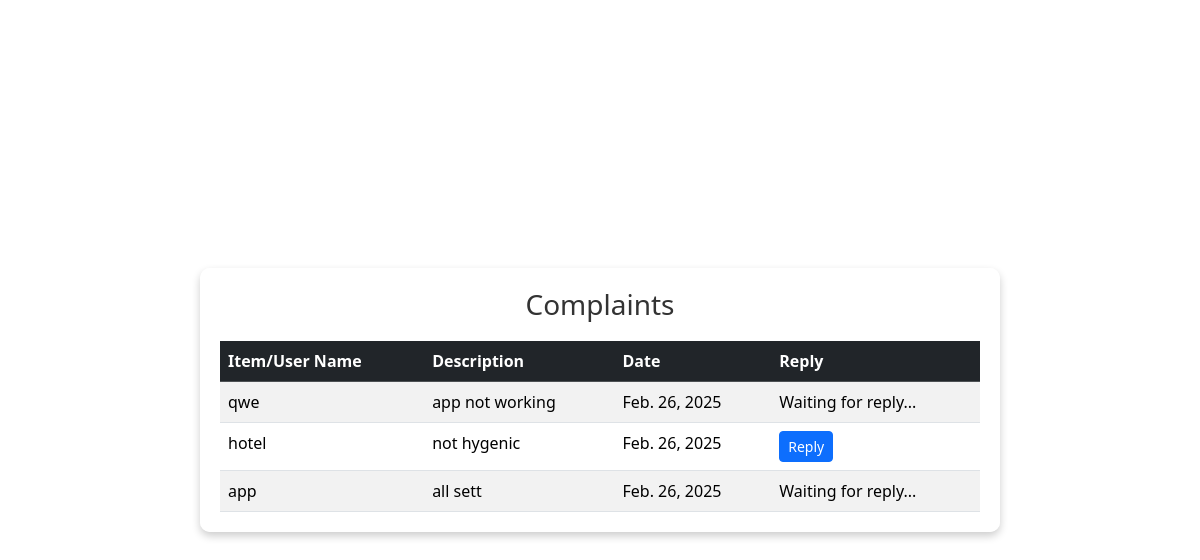
The page /view_complaint on the database its author committed.
### godnesshub_app/models.py (models this page shows)
class ComplaintTable(models.Model):
    LOGIN=models.ForeignKey(LoginTable,on_delete=models.CASCADE,null=True,blank=True)
    Complaint=models.CharField(max_length=100,blank=True,null=True)
    Reply=models.CharField(max_length=100,blank=True,null=True)
    Date=models.DateField(auto_now_add=True, blank=True,null=True)

class LoginTable(models.Model):
    Username=models.CharField(max_length=100,blank=True,null=True)
    password=models.CharField(max_length=100,blank=True,null=True)
    Type=models.CharField(max_length=100,blank=True,null=True)

### godnesshub_app/views.py (the view)
# urls.py: path('view_complaint', ViewComplaint.as_view(), name="view_complaint"),
class ViewComplaint(View):
    def get(self, request):
        obj=ComplaintTable.objects.all()
        return render(request, "administration/complaint.html",{'val':obj})

### templates/administration/complaint.html (shortened to what this page needs)
<!DOCTYPE html>
<html lang="en">
<head>
    <link href="https://cdn.jsdelivr.net/npm/bootstrap@5.3.3/dist/css/bootstrap.min.css" rel="stylesheet">
</head>
<body>
    <div class="container">
        <h3>Complaints</h3>
        <table class="table table-striped table-hover">
            <thead class="table-dark">
                <tr>
                    <th>Item/User Name</th>
                    <th>Description</th>
                    <th>Date</th>
                    <th>Reply</th>
                </tr>
            </thead>
            <tbody>
                {% for i in val %}
                <tr>
                    <td>{{ i.LOGIN.Username }}</td>
                    <td>{{ i.Complaint }}</td>
                    <td>{{ i.Date }}</td>
                    <td>
                        {% if i.Reply %}
                            {{ i.Reply }}
                        {% else %}
                            <a href="/adminreply/{{ i.id }}" class="btn btn-sm btn-primary">Reply</a>
                        {% endif %}
                    </td>
                </tr>
                {% endfor %}
            </tbody>
        </table>
    </div>
</body>
</html>

### templates/administration/complaint.html (style rules this page uses)
body { background-image: url("https://media.istockphoto.com/id/977758524/photo/modern-keyboard-with-blue-complaints-button.jpg?b=1&s=612x612&w=0&k=20&c=XJi7QBxw1TqzkusgjD0K63lZnf1nhVX5EioRjoadlBM="); background-size: cover; background-position: center; height: 100vh; display: flex; justify-content: center; align-items: center; margin: 0; }
.container { background-color: rgba(255, 255, 255, 0.9); border-radius: 10px; padding: 20px; width: 90%; max-width: 800px; box-shadow: 0 4px 8px rgba(0, 0, 0, 0.2); }
h3 { text-align: center; margin-bottom: 20px; color: #333; }
.table { margin-bottom: 0; }

### rows shown on the page
ComplaintTable: LOGIN.Username "qwe", Complaint "app not working", Date "Feb. 26, 2025", Reply "Waiting for reply..."
ComplaintTable: LOGIN.Username "hotel", Complaint "not hygenic", Date "Feb. 26, 2025"
ComplaintTable: LOGIN.Username "app", Complaint "all sett", Date "Feb. 26, 2025", Reply "Waiting for reply..."
